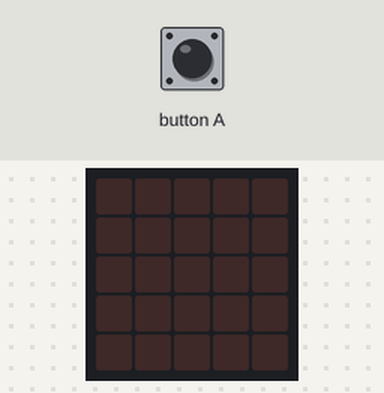
A program run on a simulated BBC micro:bit (MakeCode). Shown: the board's 5×5 LED display. Inputs (shaded band) come from the test bench.

Above: at 1.2 s.
1.3 s: button A pressed for 0.15 s
At 1.5 s:
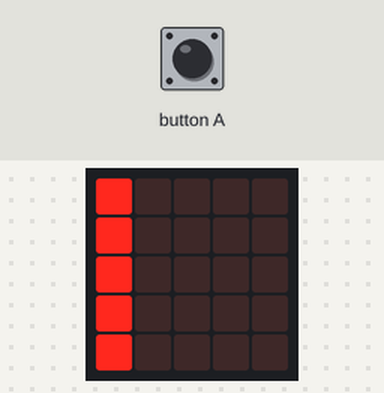
3.2 s: button A pressed for 3.2 s
Timing chart, 0 to 6.2 s (numbered marks = the images above; inputs shaded):
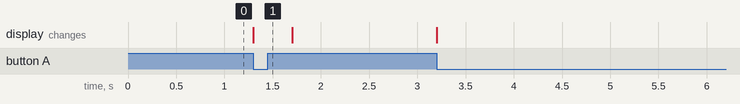

The program:

main.ts
```typescript
basic.forever(function () {
    while (input.buttonIsPressed(Button.A)) {
        basic.showLeds(`
            # . . . .
            # . . . .
            # . . . .
            # . . . .
            # . . . .
            `)
        basic.clearScreen()
    }
})
```

test.ts
```typescript
// tests gaan hier; deze zal niet worden gecompileerd wanneer dit pakket wordt gebruikt als extensie.
```

Measured:
- after the input at 1.3 s, the display: changes at once (image 1)
